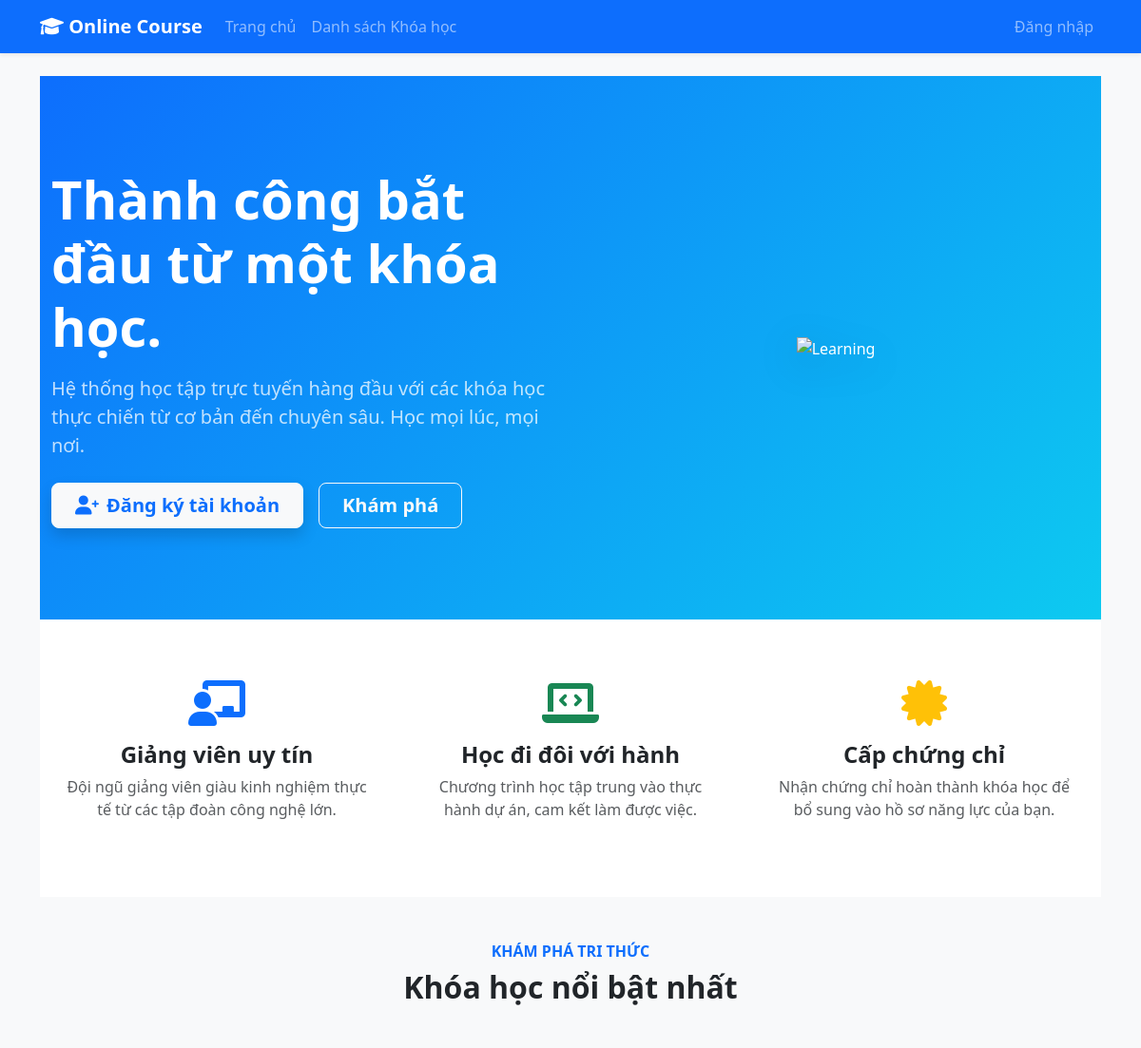
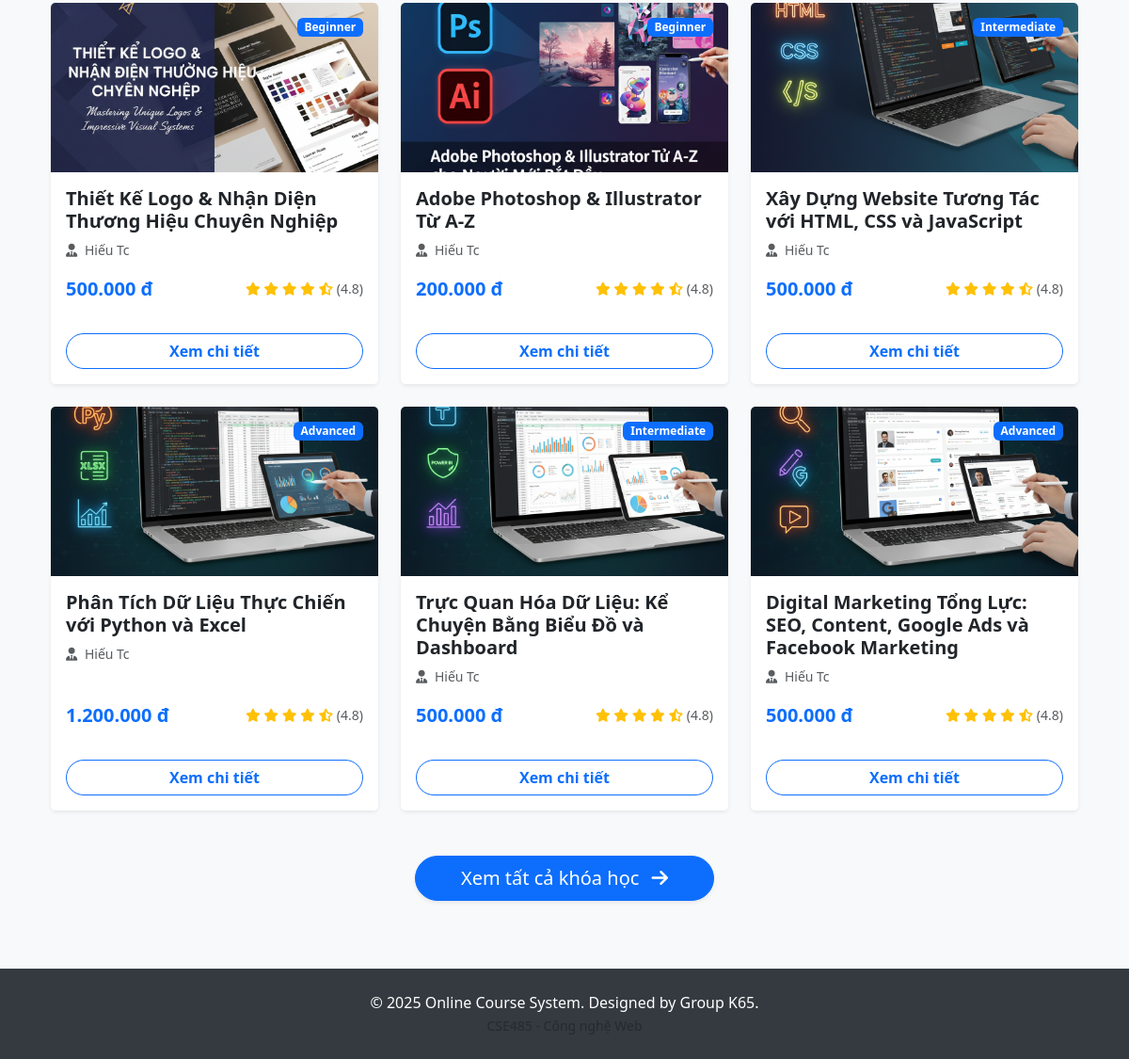
The page / on the database its author committed (2 pictures, top to bottom).
### tables this page shows
CREATE TABLE `courses` (
  `id` int(11) NOT NULL,
  `title` varchar(255) NOT NULL,
  `description` text DEFAULT NULL,
  `instructor_id` int(11) DEFAULT NULL,
  `category_id` int(11) DEFAULT NULL,
  `price` decimal(10,2) DEFAULT 0.00,
  `duration_weeks` int(11) DEFAULT NULL,
  `level` varchar(50) DEFAULT NULL COMMENT 'Beginner, Intermediate, Advanced',
  `image` varchar(255) DEFAULT NULL,
  `created_at` datetime DEFAULT current_timestamp(),
  `updated_at` datetime DEFAULT current_timestamp() ON UPDATE current_timestamp(),
  `status` varchar(20) DEFAULT 'pending'
);

CREATE TABLE `users` (
  `id` int(11) NOT NULL,
  `username` varchar(255) NOT NULL,
  `email` varchar(255) NOT NULL,
  `password` varchar(255) NOT NULL,
  `fullname` varchar(255) DEFAULT NULL,
  `role` int(11) DEFAULT 0 COMMENT '0: Student, 1: Instructor, 2: Admin',
  `created_at` datetime DEFAULT current_timestamp()
);

### controllers/HomeController.php (called while the page is built, shortened)
<?php
require_once 'config/Database.php';
require_once 'models/Course.php';
class HomeController {
    private $courseModel;
    public function __construct() {
        $database = new Database();
        $this->db = $database->connect();
        $this->courseModel = new Course($this->db);
    }
    public function index() {
        $courses = $this->courseModel->getCourses('', '', 'newest');
        $featured_courses = array_slice($courses, 0, 6);
        include 'views/home/index.php';
    }
}
?>

### config/Database.php (called while the page is built, shortened)
<?php
class Database {
    private $host = 'localhost';
    private $db_name = 'onlinecourse';
    private $username = 'root';
    private $password = '';
    private $port = '3306';
    public function connect() {
        $this->conn = null;
        try {
            $dsn = "mysql:host=" . $this->host . ";port=" . $this->port . ";dbname=" . $this->db_name . ";charset=utf8mb4";
            $this->conn = new PDO($dsn, $this->username, $this->password);
            $this->conn->setAttribute(PDO::ATTR_ERRMODE, PDO::ERRMODE_EXCEPTION);
            $this->conn->setAttribute(PDO::ATTR_DEFAULT_FETCH_MODE, PDO::FETCH_ASSOC);
        } catch(PDOException $e) {
            echo "Lỗi kết nối: " . $e->getMessage();
        }
        return $this->conn;
    }
}
?>

### models/Course.php (called while the page is built, shortened)
<?php
class Course {
    private $conn;
    private $table = 'courses';
    public function __construct($db) {
        $this->conn = $db;
    }
    public function getCourses($keyword = '', $category_id = '', $sort = 'newest') {
        $query = "SELECT c.*, u.fullname as instructor_name, cat.name as category_name
                  FROM " . $this->table . " c
                  LEFT JOIN users u ON c.instructor_id = u.id
                  LEFT JOIN categories cat ON c.category_id = cat.id
                  WHERE c.status = 'approved'";
        switch ($sort) {
            default:           $query .= " ORDER BY c.created_at DESC"; break;
        }
        $stmt = $this->conn->prepare($query);
        $stmt->execute();
        return $stmt->fetchAll(PDO::FETCH_ASSOC);
    }
}
?>

### views/home/index.php (the view, shortened to what this page needs)
<?php include 'views/layouts/header.php'; ?>
<div class="text-white py-5" style="background: linear-gradient(135deg, #0d6efd 0%, #0dcaf0 100%);">
    <div class="container py-5">
        <div class="row align-items-center">
            <div class="col-lg-6">
                <h1 class="display-4 fw-bold mb-3 animate__animated animate__fadeInLeft">
                  Thành công bắt đầu từ một khóa học.
                </h1>
                <p class="lead mb-4 opacity-75">
                    Hệ thống học tập trực tuyến hàng đầu với các khóa học thực chiến từ cơ bản đến chuyên sâu. Học mọi lúc, mọi nơi.
                </p>
                <div class="d-flex gap-3">
                    <?php if (isset($_SESSION['user_id'])): ?>
                        <?php
                            $role = $_SESSION['role'];
                            $dashboardController = 'student';
                            if ($role == 1) {
                                $dashboardController = 'instructor';
                            } elseif ($role == 2) {
                                $dashboardController = 'admin';
                            }
                            $dashboardUrl = "index.php?controller={$dashboardController}&action=dashboard";
                        ?>
                        <a href="<?= $dashboardUrl ?>" class="btn btn-light btn-lg fw-bold text-primary px-4 shadow">
                            <i class="fas fa-graduation-cap me-2"></i>Vào khu vực của tôi
                        </a>
                    <?php else: ?>
                        <a href="index.php?controller=auth&action=register" class="btn btn-light btn-lg fw-bold text-primary px-4 shadow">
                            <i class="fas fa-user-plus me-2"></i>Đăng ký tài khoản
                        </a>
                        <a href="#featured-courses" class="btn btn-outline-light btn-lg px-4 fw-bold">
                            Khám phá
                        </a>
                    <?php endif; ?>
                </div>
            </div>
            <div class="col-lg-6 d-none d-lg-block text-center">
                <img src="https://cdn-icons-png.flaticon.com/512/4729/4729351.png" alt="Learning" class="img-fluid" style="max-height: 400px; filter: drop-shadow(0 10px 20px rgba(0,0,0,0.2));">
            </div>
        </div>
    </div>
</div>
<div class="py-5 bg-white">
    <div class="container">
        <div class="row text-center g-4">
            <div class="col-md-4">
                <div class="p-3">
                    <div class="mb-3 text-primary">
                        <i class="fas fa-chalkboard-teacher fa-3x"></i>
                    </div>
                    <h4 class="fw-bold">Giảng viên uy tín</h4>
                    <p class="text-muted">Đội ngũ giảng viên giàu kinh nghiệm thực tế từ các tập đoàn công nghệ lớn.</p>
                </div>
            </div>
            <div class="col-md-4">
                <div class="p-3">
                    <div class="mb-3 text-success">
                        <i class="fas fa-laptop-code fa-3x"></i>
                    </div>
                    <h4 class="fw-bold">Học đi đôi với hành</h4>
                    <p class="text-muted">Chương trình học tập trung vào thực hành dự án, cam kết làm được việc.</p>
                </div>
            </div>
            <div class="col-md-4">
                <div class="p-3">
                    <div class="mb-3 text-warning">
                        <i class="fas fa-certificate fa-3x"></i>
                    </div>
                    <h4 class="fw-bold">Cấp chứng chỉ</h4>
                    <p class="text-muted">Nhận chứng chỉ hoàn thành khóa học để bổ sung vào hồ sơ năng lực của bạn.</p>
                </div>
            </div>
        </div>
    </div>
</div>
<div id="featured-courses" class="py-5 bg-light">
    <div class="container">
        <div class="text-center mb-5">
            <h6 class="text-primary fw-bold text-uppercase">Khám phá tri thức</h6>
            <h2 class="fw-bold">Khóa học nổi bật nhất</h2>
        </div>
        <div class="row g-4">
            <?php foreach ($featured_courses as $course): ?>
                <div class="col-md-4">
                    <div class="card h-100 shadow-sm border-0 hover-card">
                        <div class="position-relative">
                            <img src="<?= BASE_URL ?>assets/uploads/courses/<?= htmlspecialchars($course['image']) ?>"
     class="card-img-top" alt="<?= htmlspecialchars($course['title']) ?>"
     style="height: 180px; object-fit: cover;">
                            <span class="badge bg-primary position-absolute top-0 end-0 m-3">
                                <?= htmlspecialchars($course['level']) ?>
                            </span>
                        </div>
                        <div class="card-body d-flex flex-column">
                            <h5 class="card-title fw-bold">
                                <a href="index.php?controller=course&action=detail&id=<?= $course['id'] ?>" class="text-decoration-none text-dark stretched-link">
                                    <?= htmlspecialchars($course['title']) ?>
                                </a>
                            </h5>
                            <p class="card-text text-muted small mb-3">
                                <i class="fas fa-user-tie me-1"></i> <?= htmlspecialchars($course['instructor_name']) ?>
                            </p>
                            <div class="mt-auto d-flex justify-content-between align-items-center">
                                <span class="fw-bold text-primary fs-5">
                                    <?= number_format($course['price'], 0, ',', '.') ?> đ
                                </span>
                                <div class="text-warning small">
                                    <i class="fas fa-star"></i>
                                    <i class="fas fa-star"></i>
                                    <i class="fas fa-star"></i>
                                    <i class="fas fa-star"></i>
                                    <i class="fas fa-star-half-alt"></i>
                                    <span class="text-muted">(4.8)</span>
                                </div>
                            </div>
                        </div>
                        <div class="card-footer bg-white border-top-0 py-3">
                            <div class="d-grid">
                                <a href="index.php?controller=course&action=detail&id=<?= $course['id'] ?>" class="btn btn-outline-primary fw-bold rounded-pill">
                                    Xem chi tiết
                                </a>
                            </div>
                        </div>
                    </div>
                </div>
            <?php endforeach; ?>
        </div>
        <div class="text-center mt-5">
            <a href="index.php?controller=course&action=index" class="btn btn-primary btn-lg rounded-pill px-5 shadow-sm">
    Xem tất cả khóa học <i class="fas fa-arrow-right ms-2"></i>
</a>
        </div>
    </div>
</div>
<?php include 'views/layouts/footer.php'; ?>

### assets/css/style.css (style rules this page uses)
body { display: flex; flex-direction: column; min-height: 100vh; background-color: #f8f9fa; }

### views/home/index.php (style rules this page uses)
.hover-card { transition: transform 0.3s ease, box-shadow 0.3s ease; }

### rows shown on the page
courses: image (picture), level "Beginner", title "Thiết Kế Logo & Nhận Diện Thương Hiệu Chuyên Nghiệp", instructor.fullname "Hiếu Tc", price "500.000"
courses: image (picture), level "Beginner", title "Adobe Photoshop & Illustrator Từ A-Z", instructor.fullname "Hiếu Tc", price "200.000"
courses: image (picture), level "Intermediate", title "Xây Dựng Website Tương Tác với HTML, CSS và JavaScript", instructor.fullname "Hiếu Tc", price "500.000"
courses: image (picture), level "Advanced", title "Phân Tích Dữ Liệu Thực Chiến với Python và Excel", instructor.fullname "Hiếu Tc", price "1.200.000"
courses: image (picture), level "Intermediate", title "Trực Quan Hóa Dữ Liệu: Kể Chuyện Bằng Biểu Đồ và Dashboard", instructor.fullname "Hiếu Tc", price "500.000"
courses: image (picture), level "Advanced", title "Digital Marketing Tổng Lực: SEO, Content, Google Ads và Facebook Marketing", instructor.fullname "Hiếu Tc", price "500.000"
